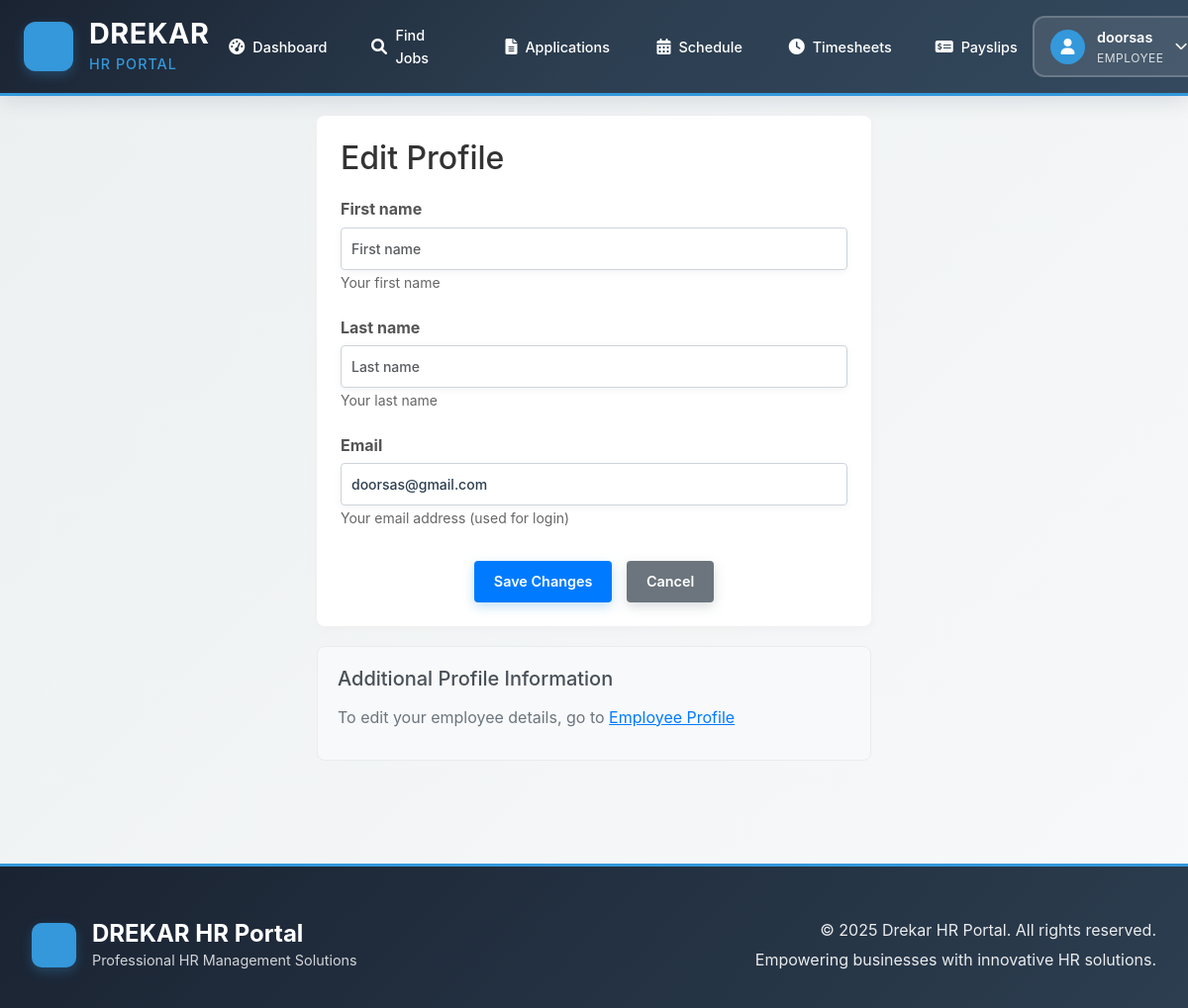
The page /accounts/profile/edit/ (signed in) on the database its author committed.
### accounts/models.py (models this page shows, shortened)
class User(AbstractUser):
    USER_TYPE_CHOICES = [
        ('EMPLOYER', 'Employer'),
        ('EMPLOYEE', 'Employee'),
        ('EOR_CLIENT', 'EOR Client'),
        ('ADMIN', 'Admin'),
    ]
    user_type = models.CharField(
        max_length=20,
        choices=USER_TYPE_CHOICES,
        default='EMPLOYEE'
    )
    email = models.EmailField(unique=True)
    is_verified = models.BooleanField(default=False)
    registration_date = models.DateTimeField(auto_now_add=True)
    USERNAME_FIELD = 'email'
    REQUIRED_FIELDS = ['username']

### accounts/views.py (the view)
# urls.py: path('profile/edit/', views.profile_edit_view, name='profile_edit'),
@login_required
def profile_edit_view(request):
    if request.method == 'POST':
        form = UserProfileForm(request.POST, instance=request.user)
        if form.is_valid():
            form.save()
            messages.success(request, _('Your profile has been updated successfully.'))
            return redirect('accounts:profile')
    else:
        form = UserProfileForm(instance=request.user)
    context = {
        'form': form,
        'user': request.user,
    }
    if hasattr(request.user, 'employerprofile'):
        context['profile'] = request.user.employerprofile
        context['profile_type'] = 'employer'
    elif hasattr(request.user, 'employeeprofile'):
        context['profile'] = request.user.employeeprofile
        context['profile_type'] = 'employee'
    elif hasattr(request.user, 'eorclientprofile'):
        context['profile'] = request.user.eorclientprofile
        context['profile_type'] = 'eor_client'
    return render(request, 'accounts/profile_edit.html', context)

### accounts/forms.py (shortened to what this page needs)
class UserProfileForm(forms.ModelForm):
    class Meta:
        model = User
        fields = ['first_name', 'last_name', 'email']
        widgets = {
            'first_name': forms.TextInput(attrs={
                'class': 'form-control',
                'placeholder': _('First name')
            }),
            'last_name': forms.TextInput(attrs={
                'class': 'form-control',
                'placeholder': _('Last name')
            }),
            'email': forms.EmailInput(attrs={
                'class': 'form-control',
                'placeholder': _('Email address')
            }),
        }
    def __init__(self, *args, **kwargs):
        super().__init__(*args, **kwargs)
        self.fields['first_name'].help_text = _('Your first name')
        self.fields['last_name'].help_text = _('Your last name')
        self.fields['email'].help_text = _('Your email address (used for login)')

### templates/accounts/profile_edit.html (shortened to what this page needs)
{% extends 'core/base1.html' %}
{% load i18n %}
{% block content %}
<div class="container" style="max-width: 600px; margin: 0 auto; padding: 20px;">
    <div class="profile-edit-header" style="background: #fff; border-radius: 8px; box-shadow: 0 2px 8px #eee; padding: 24px; margin-bottom: 20px;">
        <h2 style="margin-bottom: 20px; color: #333;">{% trans "Edit Profile" %}</h2>
        <form method="post">
            <div class="form-group" style="margin-bottom: 20px;">
                <label for="{{ form.first_name.id_for_label }}" style="display: block; margin-bottom: 5px; font-weight: bold; color: #555;">
                    {{ form.first_name.label }}
                </label>
                {{ form.first_name }}
                {% if form.first_name.help_text %}
                    <small style="color: #666; font-size: 0.875rem;">{{ form.first_name.help_text }}</small>
                {% endif %}
            </div>
            <div class="form-group" style="margin-bottom: 20px;">
                <label for="{{ form.last_name.id_for_label }}" style="display: block; margin-bottom: 5px; font-weight: bold; color: #555;">
                    {{ form.last_name.label }}
                </label>
                {{ form.last_name }}
                {% if form.last_name.help_text %}
                    <small style="color: #666; font-size: 0.875rem;">{{ form.last_name.help_text }}</small>
                {% endif %}
            </div>
            <div class="form-group" style="margin-bottom: 20px;">
                <label for="{{ form.email.id_for_label }}" style="display: block; margin-bottom: 5px; font-weight: bold; color: #555;">
                    {{ form.email.label }}
                </label>
                {{ form.email }}
                {% if form.email.help_text %}
                    <small style="color: #666; font-size: 0.875rem;">{{ form.email.help_text }}</small>
                {% endif %}
            </div>
            <div class="form-actions" style="margin-top: 30px; text-align: center;">
                <button type="submit" class="btn btn-primary" style="background: #007bff; color: white; padding: 10px 20px; border: none; border-radius: 4px; margin-right: 10px; cursor: pointer;">
                    {% trans "Save Changes" %}
                </button>
                <a href="{% url 'accounts:profile' %}" class="btn btn-secondary" style="background: #6c757d; color: white; padding: 10px 20px; text-decoration: none; border-radius: 4px;">
                    {% trans "Cancel" %}
                </a>
            </div>
        </form>
    </div>
    {% if profile %}
    <div class="profile-notice" style="background: #f8f9fa; border: 1px solid #e9ecef; border-radius: 8px; padding: 20px; margin-bottom: 20px;">
        <h5 style="margin-bottom: 15px; color: #495057;">{% trans "Additional Profile Information" %}</h5>
        <p style="margin-bottom: 10px; color: #6c757d;">
            {% if profile_type == 'employer' %}
                {% trans "To edit your company information, go to" %}
                <a href="{% url 'employers:profile_setup' %}" style="color: #007bff;">{% trans "Company Profile" %}</a>
            {% elif profile_type == 'employee' %}
                {% trans "To edit your employee details, go to" %}
                <a href="{% url 'employees:profile_setup' %}" style="color: #007bff;">{% trans "Employee Profile" %}</a>
            {% elif profile_type == 'eor_client' %}
                {% trans "To edit your client information, go to" %}
                <a href="{% url 'eor_services:profile_setup' %}" style="color: #007bff;">{% trans "Client Profile" %}</a>
            {% endif %}
        </p>
    </div>
    {% endif %}
</div>
{% endblock %}

### templates/core/base1.html (shortened to what this page needs)
<!DOCTYPE html>
<html lang="en">
<head>
    {% load static %}
    <link href="https://cdn.jsdelivr.net/npm/bootstrap@5.3.0/dist/css/bootstrap.min.css" rel="stylesheet">
    <link rel="stylesheet" href="{% static 'css/style.css' %}">
    <link href="https://cdnjs.cloudflare.com/ajax/libs/font-awesome/6.0.0/css/all.min.css" rel="stylesheet">
</head>
<body>
    <header class="header-solid">
        <nav class="navbar-professional">
            <div class="nav-brand-container">
                <div class="brand-logo">
                </div>
                <div class="brand-text">
                    <h1>DREKAR</h1>
                    <span class="brand-subtitle">HR Portal</span>
                </div>
            </div>
            <div class="nav-center">
                {% if user.is_authenticated %}
                    {% if user.user_type == 'EMPLOYER' %}
                        <a href="{% url 'employers:dashboard' %}" class="nav-item {% if request.resolver_match.url_name == 'dashboard' and request.resolver_match.namespace == 'employers' %}active{% endif %}">
                            <i class="fas fa-tachometer-alt"></i><span>Dashboard</span>
                        </a>
                        <a href="{% url 'employers:job_postings_list' %}" class="nav-item {% if request.resolver_match.url_name in 'job_postings_list,create_job_posting,edit_job_posting,job_posting_detail' and request.resolver_match.namespace == 'employers' %}active{% endif %}">
                            <i class="fas fa-briefcase"></i><span>Jobs</span>
                        </a>
                        <a href="{% url 'employers:applications_list' %}" class="nav-item {% if request.resolver_match.url_name in 'applications_list,application_detail' and request.resolver_match.namespace == 'employers' %}active{% endif %}">
                            <i class="fas fa-file-alt"></i><span>Applications</span>
                        </a>
                        <a href="{% url 'employers:assignments_list' %}" class="nav-item {% if request.resolver_match.url_name in 'assignments_list,assignment_detail' and request.resolver_match.namespace == 'employers' %}active{% endif %}">
                            <i class="fas fa-users"></i><span>Employees</span>
                        </a>
                        <a href="{% url 'employers:invoices_list' %}" class="nav-item {% if request.resolver_match.url_name in 'invoices_list,invoice_detail,create_invoice' and request.resolver_match.namespace == 'employers' %}active{% endif %}">
                            <i class="fas fa-file-invoice-dollar"></i><span>Invoices</span>
                        </a>
                        <a href="{% url 'employers:contracts_list' %}" class="nav-item {% if request.resolver_match.url_name in 'contracts_list,contract_detail,create_contract' and request.resolver_match.namespace == 'employers' %}active{% endif %}">
                            <i class="fas fa-file-contract"></i><span>Contracts</span>
                        </a>
                    {% elif user.user_type == 'EMPLOYEE' %}
                        <a href="{% url 'employees:dashboard' %}" class="nav-item {% if request.resolver_match.url_name == 'dashboard' and request.resolver_match.namespace == 'employees' %}active{% endif %}">
                            <i class="fas fa-tachometer-alt"></i><span>Dashboard</span>
                        </a>
                        <a href="{% url 'employees:job_search' %}" class="nav-item {% if request.resolver_match.url_name in 'job_search,job_detail' and request.resolver_match.namespace == 'employees' %}active{% endif %}">
                            <i class="fas fa-search"></i><span>Find Jobs</span>
                        </a>
                        <a href="{% url 'employees:my_applications' %}" class="nav-item ">
                            <i class="fas fa-file-alt"></i><span>Applications</span>
                        </a>
                        <a href="{% url 'employees:schedules' %}" class="nav-item {% if request.resolver_match.url_name in 'schedules,schedule_create' and request.resolver_match.namespace == 'employees' %}active{% endif %}">
                            <i class="fas fa-calendar-alt"></i><span>Schedule</span>
                        </a>
                        <a href="#" class="nav-item">
                            <i class="fas fa-clock"></i><span>Timesheets</span>
                        </a>
                        <a href="{% url 'employees:payslips' %}" class="nav-item">
                            <i class="fas fa-money-check-alt"></i><span>Payslips</span>
                        </a>
                    {% endif %}
                {% endif %}
            </div>
            <div class="nav-end">
                {% if user.is_authenticated %}
                    <div class="user-menu-professional">
                        <button class="user-toggle-btn" onclick="toggleUserMenu()">
                            <div class="user-avatar">
                                <i class="fas fa-user"></i>
                            </div>
                            <div class="user-info">
                                <span class="user-name">{{ user.get_full_name|default:user.username }}</span>
                                <span class="user-role">{{ user.get_user_type_display }}</span>
                            </div>
                            <i class="fas fa-chevron-down toggle-icon"></i>
                        </button>
                    </div>
                {% endif %}
            </div>
        </nav>
    </header>
    <main class="main-content">
        {% block content %}
        {% endblock %}
    </main>
    <footer class="footer-professional">
        <div class="footer-content">
            <div class="footer-brand">
                <div class="brand-logo">
                </div>
                <div>
                    <h3>DREKAR HR Portal</h3>
                    <p>Professional HR Management Solutions</p>
                </div>
            </div>
            <div class="footer-info">
                <p>&copy; 2025 Drekar HR Portal. All rights reserved.</p>
                <p>Empowering businesses with innovative HR solutions.</p>
            </div>
        </div>
    </footer>
</body>
</html>

### templates/accounts/profile_edit.html (style rules this page uses)
.form-control { width: 100%; padding: 10px; border: 1px solid #ced4da; border-radius: 4px; font-size: 14px; }

### rows shown on the page
User: get_full_name "doorsas", user_type "EMPLOYEE", email "doorsas@gmail.com"
